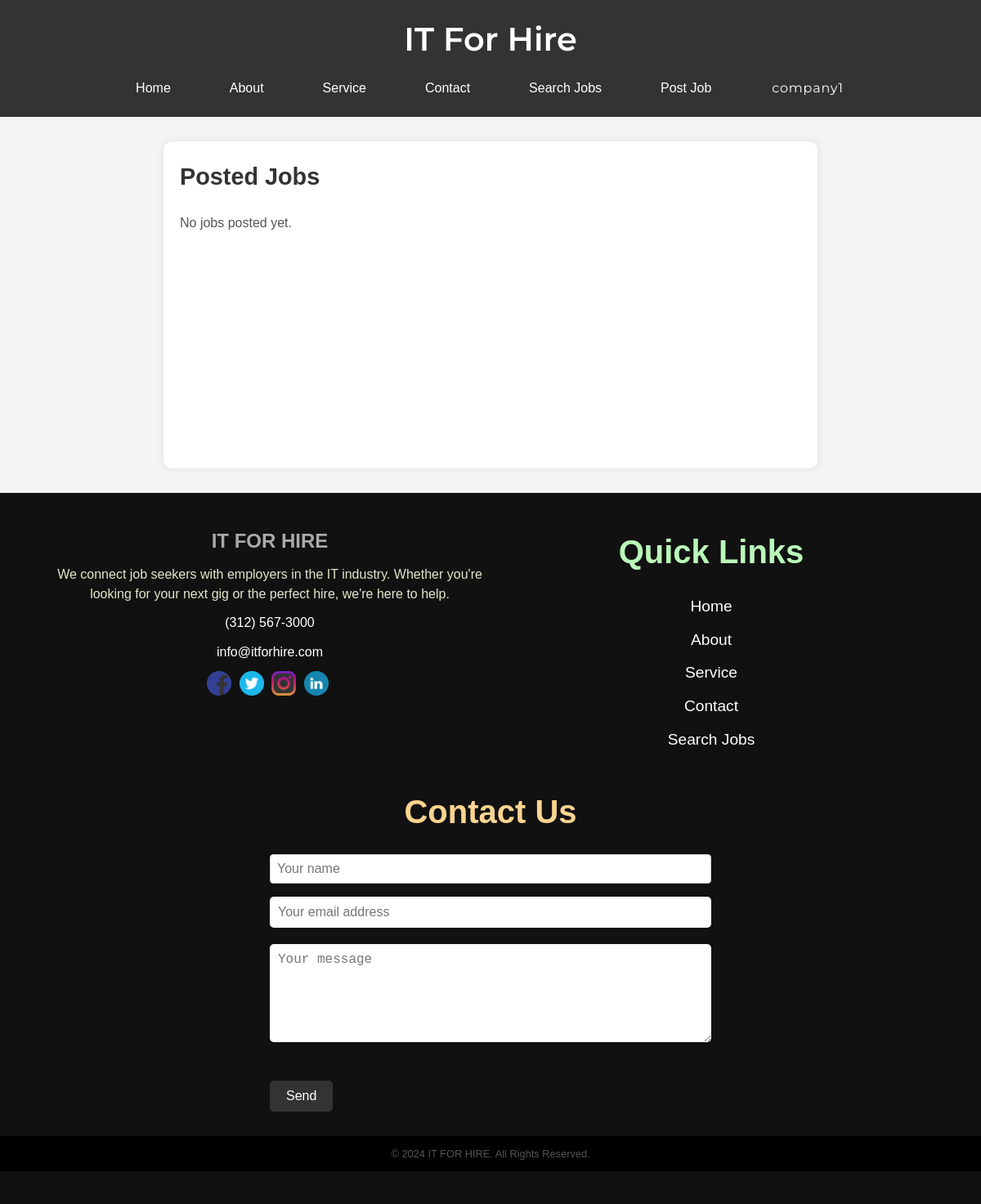
The app's page /posted_job.php (signed in), older data.
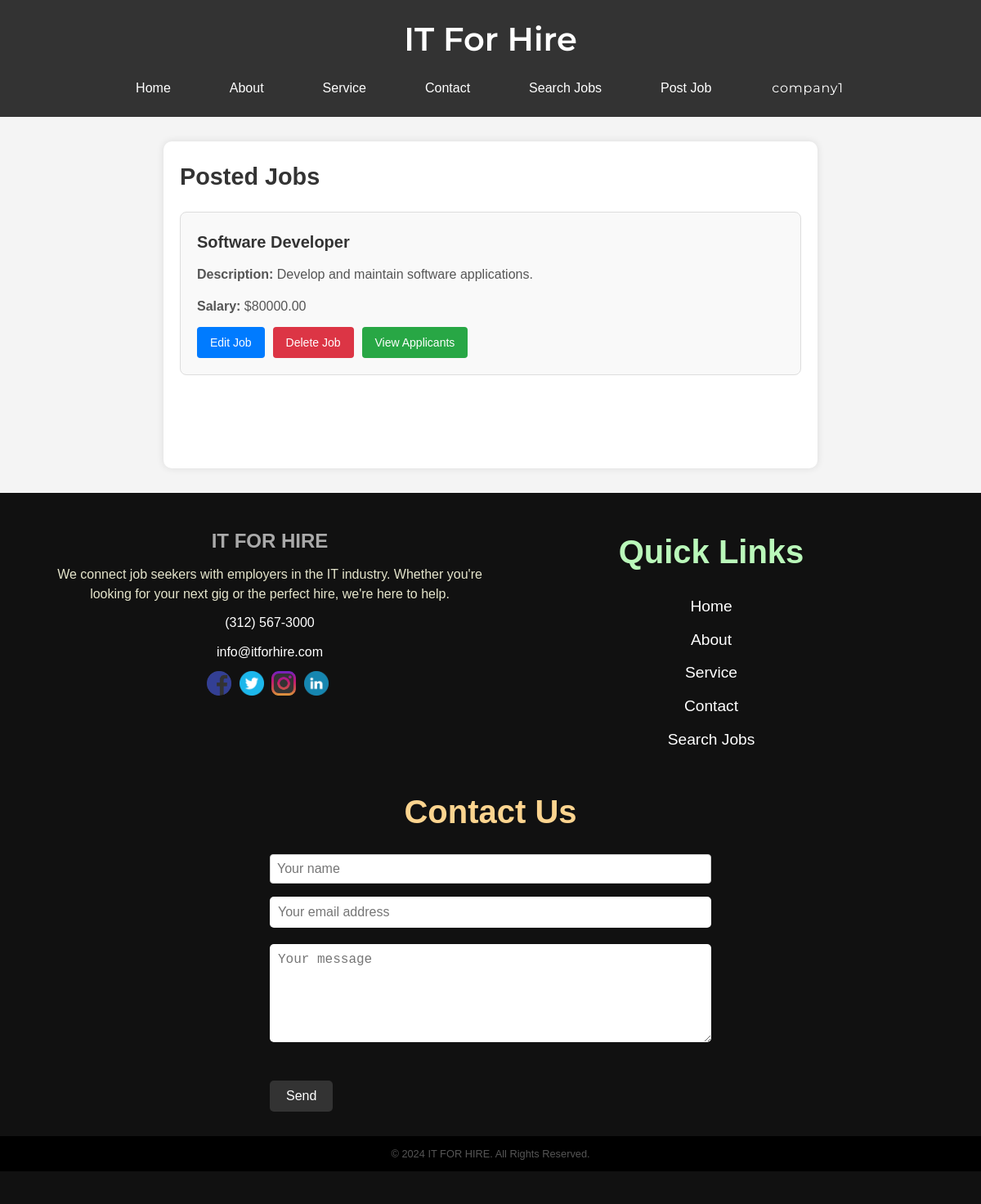
The same page, newer data.
### tables this page shows
CREATE TABLE jobs (
    job_id INT AUTO_INCREMENT PRIMARY KEY,
    company_id INT NOT NULL,
    category_id INT NOT NULL,
    title VARCHAR(255) NOT NULL,
    description TEXT,
    salary DECIMAL(10, 2),
    FOREIGN KEY (company_id) REFERENCES companies(company_id),
    FOREIGN KEY (category_id) REFERENCES categories(category_id)
);

### posted_job.php (the view, shortened to what this page needs)
<?php
include('db.php');
$company_id = $_SESSION['company_id'];
$query = $conn->prepare("SELECT * FROM jobs WHERE company_id = ?");
$query->bind_param("i", $company_id);
$query->execute();
$result = $query->get_result();
?>
<!DOCTYPE html>
<html lang="en">
<head>
    <link rel="stylesheet" href="css/style.css">
</head>
<body>
    <?php include('header.php'); ?>
    <div class="container">
        <h2>Posted Jobs</h2>
        <?php
        if ($result->num_rows > 0) {
            while ($row = $result->fetch_assoc()) {
                echo '<div class="job">';
                echo '<h3>' . $row['title'] . '</h3>';
                echo '<p><strong>Description:</strong> ' . $row['description'] . '</p>';
                echo '<p><strong>Salary:</strong> $' . $row['salary'] . '</p>';
                echo '<a href="edit_job.php?job_id=' . $row['job_id'] . '" class="edit-job">Edit Job</a>';
                echo '<a href="delete_job.php?job_id=' . $row['job_id'] . '" class="delete-job" onclick="return confirm(\'Are you sure you want to delete this job?\')">Delete Job</a>';
                echo '<a href="applicants.php?job_id=' . $row['job_id'] . '" class="view-applicants">View Applicants</a>';
                echo '</div>';
            }
        } else {
            echo '<p>No jobs posted yet.</p>';
        }
        ?>
    </div>
    <?php include('footer.php'); ?>
</body>
</html>

Row changes from the older to the newer data that the page shows:
added jobs: title "Software Developer", description "Develop and maintain software applications.", salary "80000.00"
Text that changed along with them:
text no longer shown: "No jobs posted yet."
